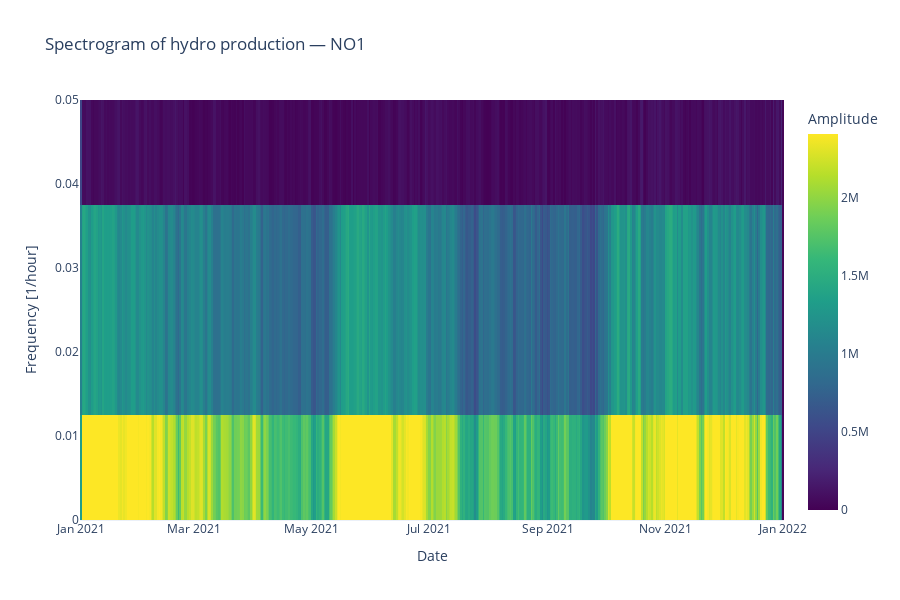

Notebook code cell kept with this figure:
### Code cell
fig = plot_spectrogram_elhub(df_production)
fig.show()

### Figure 1 — Plotly figure (JSON) as saved in the notebook; plotly's stock layout.template omitted (floating-point values rounded to 4 significant figures; data arrays with more than 128 entries replaced by an {"elided": "..."} marker saying what was removed)
{"data": [{"colorbar": {"title": {"text": "Amplitude"}}, "colorscale": [[0, "#440154"], [0.1111, "#482878"], [0.2222, "#3e4989"], [0.3333, "#31688e"], [0.4444, "#26828e"], [0.5556, "#1f9e89"], [0.6667, "#35b779"], [0.7778, "#6ece58"], [0.8889, "#b5de2b"], [1, "#fde725"]], "hovertemplate": "Date: %{x|%Y-%m-%d %H:%M}<br>Freq: %{y:.4f}/h<br>Amp: %{z:.2f}<extra></extra>", "type": "heatmap", "x": {"elided": "439 str values"}, "y": [0.0, 0.025, 0.05, 0.075, 0.1, 0.125, 0.15, 0.175, 0.2, 0.225, 0.25, 0.275, 0.3, 0.325, 0.35, 0.375, 0.4, 0.425, 0.45, 0.475, 0.5], "z": {"elided": "21x439 float values"}, "zmax": 2410000.0, "zmin": 0}], "layout": {"height": 600, "title": {"text": "Spectrogram of hydro production — NO1"}, "xaxis": {"title": {"text": "Date"}}, "yaxis": {"range": [0, 0.05], "title": {"text": "Frequency [1/hour]"}}}}
